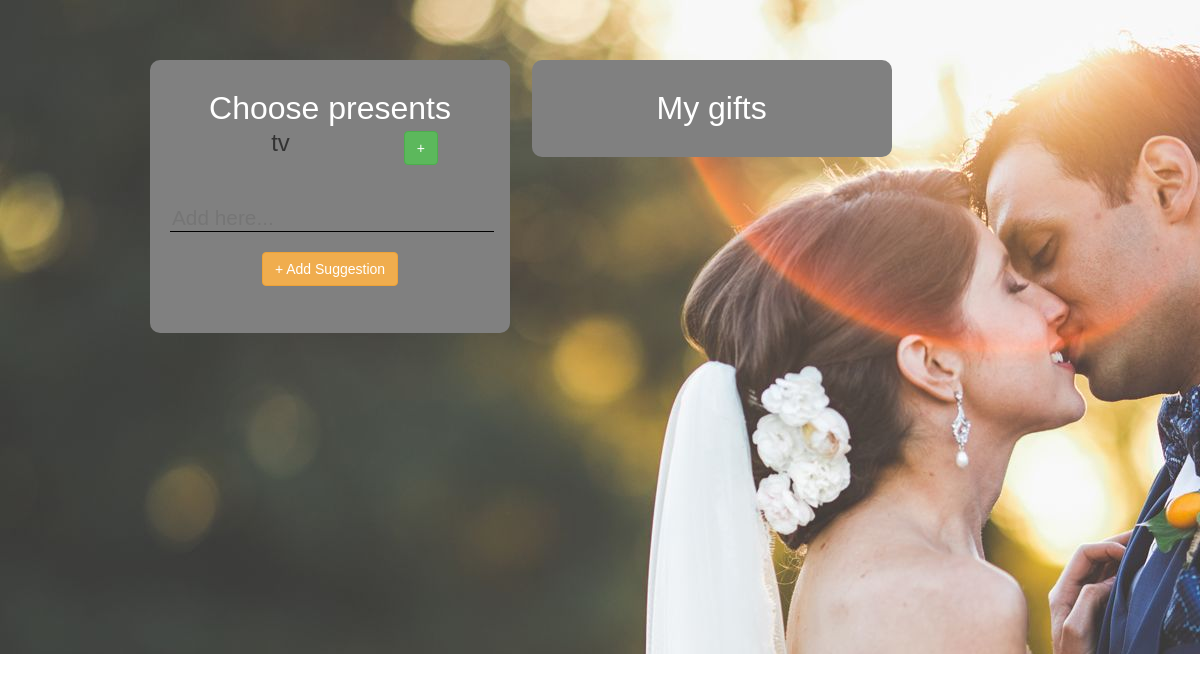
/present/, run on an earlier commit of the app's database.
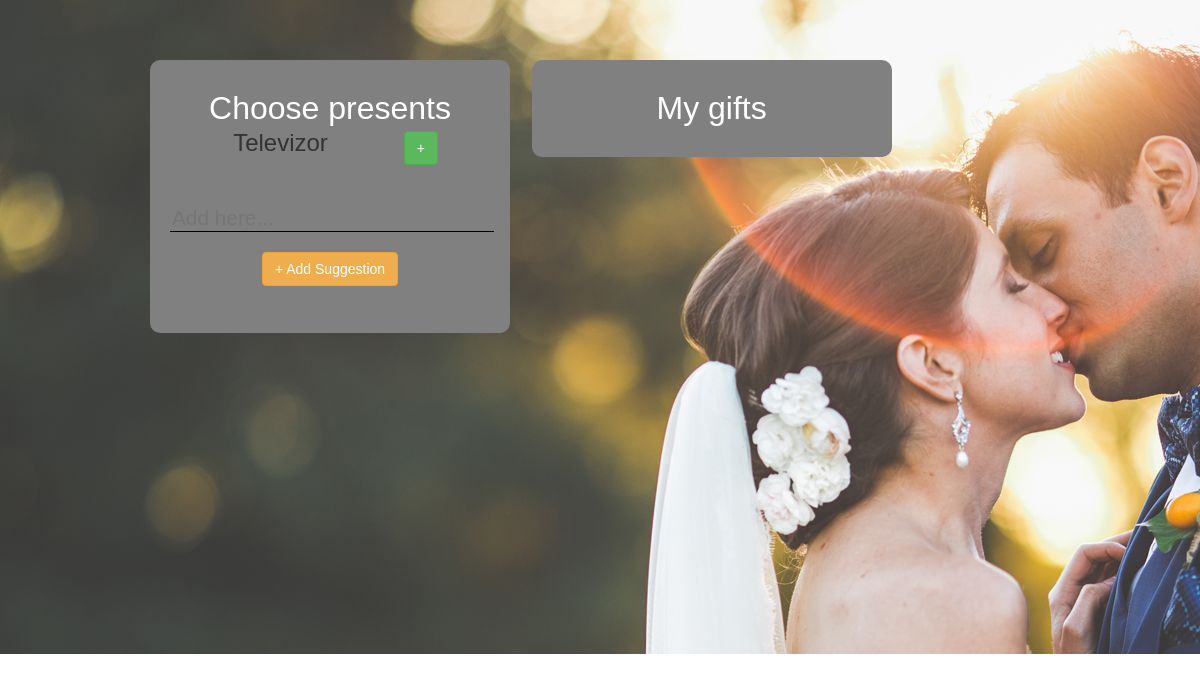
And on a later commit of the database.
### User/models.py (models this page shows)
class Present(models.Model):
    present_name = models.CharField(max_length=128, blank=True, null=True)
    reserved_by = models.ForeignKey(User)
    approved = models.BooleanField(default=True)

### website/views.py (the view)
# urls.py: url(r'^present/$', views.PresentListView.as_view(), name='present'),
class PresentListView(ListView):
    login_url = '/'
    redirect_field_name = 'present_list.html'
    def get_context_data(self, **kwargs):
        context = super().get_context_data(**kwargs)
        context['gifts'] = Present.objects.filter(approved=False)
        return context
    def get_queryset(self):
        return Present.objects.all()

### website/templates/User/present_list.html (shortened to what this page needs)
{% load static %}
<!DOCTYPE html>
<html>
<head>
	<link rel="stylesheet" href="https://maxcdn.bootstrapcdn.com/bootstrap/3.3.7/css/bootstrap.min.css">
	<link rel="stylesheet" type="text/css" href="{% static 'styles/reset.css' %}">
	<link rel="stylesheet" type="text/css" href="{% static 'styles/style.css' %}">
</head>
<body>
	<div id="wrapper">
		<div class="presentReservation col-sm-4 col-sm-offset-1">
			<h2 class="title">Choose presents</h2>
					{% for present in present_list %}
						{% if present.approved %}
							<div class="row">
								<form method="POST" action="{% url 'website:update-present' present.id %}">
								<p>{{present.present_name}}</p>
								<span style="float:right; margin-right:20%;"><input class="btn btn-success" type="submit" value="+"/></span>
							</form>
							</div>
						{% endif %}
					{% endfor %}
			<div class="row">
				<div >
					<form method="POST" action="{% url 'website:create-present' %}">
						<input id="suggestion1" type="text" name="text" placeholder="Add here..." />
						<input id="saveButton" class="btn btn-warning" type="submit" value="+ Add Suggestion"/>
					</form>
				</div>
			</div>
		</div>
		<div class="presentReservation col-sm-4" style="margin-left:2%;">
			<h2 class="title">My gifts</h2>
		</div>
	</div>
</body>
</html>

What changed in the data, as far as the page shows it:
changed Present: present_name "tv" → "Televizor"
